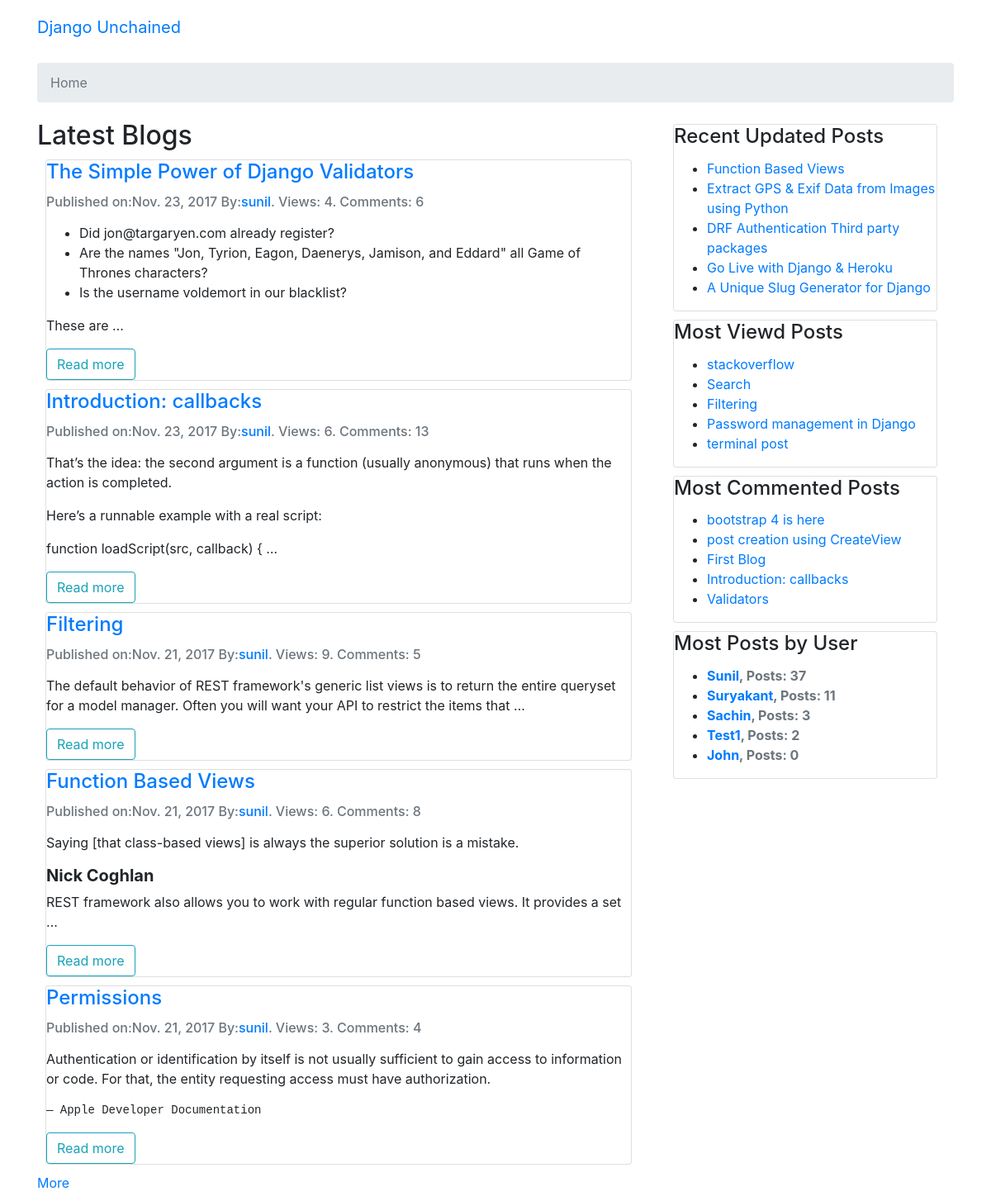
Screenshot of /?page=2 with the database file from the repository.
### posts/models.py (models this page shows, shortened)
class Post(models.Model):
	user 			= models.ForeignKey(settings.AUTH_USER_MODEL, related_name = 'posts', default=1)
	title 			= models.CharField(max_length=120)
	slug 			= models.SlugField(unique=True)
	image 			= models.ImageField(upload_to='media/',
		null = True,
		blank=True,
		width_field="width_field",
		height_field="height_field"
		)
	height_field 	= models.IntegerField(default=0)
	width_field 	= models.IntegerField(default=0)
	content 		= models.TextField()
	draft 			= models.BooleanField(default = False)
	approved 		= models.BooleanField(default = False)
	publish 		= models.DateField(auto_now=False, auto_now_add=False, blank=True, null=True)
	read_time 		= models.IntegerField(default = 0)
	views 			= models.PositiveIntegerField(default=0)
	updated 		= models.DateTimeField(auto_now=True, auto_now_add=False)
	timestamp 		= models.DateTimeField(auto_now=False, auto_now_add=True)
	objects = PostManager()
	class Meta:
		verbose_name_plural = "01 Posts"
		ordering = ['-timestamp',]
	def get_content_as_markdown(self):
		return mark_safe(markdown(self.content, safe_mode='escape'))
	def get_absolute_url(self):
		return reverse_lazy('posts:details', args=[str(self.id)])

### posts/views.py (the view)
# urls.py: url(r'^$', post_views.HomeView.as_view(), name='home'),
class HomeView(ListView):
	model = Post
	template_name = 'home.html'
	context_object_name = 'posts'
	paginate_by = 5
	def get_queryset(self):
		queryset = Post.objects.published()
		return queryset

### posts/managers.py (called while the page is built)
	def published(self):
		return self.filter(
			Q(draft = False),
			Q(approved = True)
			)

	def get_queryset(self):
		return PostQuerySet(self.model, using = self._db)

	def published(self):
		return	self.get_queryset().published()

### posts/templatetags/post_extras.py (called while the page is built)
@register.inclusion_tag('posts/includes/custom_tags_posts_list.html')
def latest_updated_posts():
	posts_list = Post.objects.published().order_by('-updated')[:5]
	return {'posts_list': posts_list}

@register.inclusion_tag('posts/includes/custom_tags_posts_list.html')
def most_viewd_posts():
	posts_list = Post.objects.published().order_by('-views')[:5]
	return {'posts_list': posts_list}

@register.inclusion_tag('posts/includes/custom_tags_posts_list.html')
def most_commented_posts():
	posts_objects = Post.objects.annotate(num_comments=Count('comments'))
	posts_list = posts_objects.order_by('-num_comments')[:5]
	return {'posts_list':posts_list}

@register.inclusion_tag('posts/includes/posts_count_by_user_list.html')
def most_posts_by_user():
	posts_objects = User.objects.annotate(num_posts=Count('posts'))
	user_list = posts_objects.order_by('-num_posts')[:5]
	return {'user_list':user_list}

### templates/home.html (shortened to what this page needs)
{% extends 'base.html' %}
{% block breadcrumb %}
	<li class="breadcrumb-item active">Home</li>
{% endblock %}
{% block content %}
<div class="row">
	<div class="container col-sm-8">
		<h2>Latest Blogs</h2>
		<div class="infinite-container">
		{% for post in posts %}
			<div class="infinite-item">
			<div class="card ">
			  <div class="card-block">
			     <h4 class="card-title"><a href="{% url 'posts:details' post.id %}">{{ post.title }} </a></h4>
			    <h6 class="card-subtitle mb-2 text-muted mt-auto">Published on:{{ post.publish }} By:<a href="{% url 'posts:list' %}?q={{ post.user }}">{{ post.user}}</a>. Views: {{ post.views }}. Comments: {{ post.comments.count }} </h6>
			    <p class="card-text">
			    {{ post.get_content_as_markdown|truncatewords:30 }}</p>
			    <a href="{{ post.get_absolute_url }}" class="card-link btn btn-outline-info" role="button">Read more</a>
			  </div>
			</div>
			</div>
		{% endfor %}
		</div>
  		{% if page_obj.has_next %}
    		<a class="infinite-more-link" href="?page={{ page_obj.next_page_number }}">More</a>
  		{% endif %}
	</div>
	<div class="col-sm-4">
		{% include 'includes/sidebar.html' %}
	</div>
</div>
{% endblock %}

### posts/templates/posts/includes/custom_tags_posts_list.html
<ul>
{% for post in posts_list %}
	<li><a href="{% url 'posts:details' post.id %}">{{ post.title }}</a></li>
{% endfor %}
</ul>

### posts/templates/posts/includes/posts_count_by_user_list.html
<ul>
{% for user in user_list %}
	<li><strong class="text-muted"><a href="{% url 'posts:list' %}?q={{ user }}">{{ user.username|title }}</a>, Posts: {{ user.posts.count }}</strong></li>
{% endfor %}
</ul>

### static/css/app.css (style rules this page uses)
.card { margin: 10px; }
.container { margin-top : 05px; margin-bottom: 05px; }

### rows the page displays
Post: title "The Simple Power of Django Validators", publish "Nov. 23, 2017", user "sunil", views "4", comments.count "6", get_content_as_markdown "Did jon@targaryen.com already register? Are the names \"Jon, Tyrion, Eagon, Daenerys, Jamison, and Eddard\" all Game of Thrones characters? Is the username voldemort in our blacklist? These are …"
Post: title "Introduction: callbacks", publish "Nov. 23, 2017", user "sunil", views "6", comments.count "13", get_content_as_markdown "That’s the idea: the second argument is a function (usually anonymous) that runs when the action is completed. Here’s a runnable example with a real script: function loadScript(src, callback) { …"
Post: title "Filtering", publish "Nov. 21, 2017", user "sunil", views "9", comments.count "5", get_content_as_markdown "The default behavior of REST framework's generic list views is to return the entire queryset for a model manager. Often you will want your API to restrict the items that …"
Post: title "Function Based Views", publish "Nov. 21, 2017", user "sunil", views "6", comments.count "8", get_content_as_markdown "Saying [that class-based views] is always the superior solution is a mistake. Nick Coghlan REST framework also allows you to work with regular function based views. It provides a set …"
Post: title "Permissions", publish "Nov. 21, 2017", user "sunil", views "3", comments.count "4", get_content_as_markdown "Authentication or identification by itself is not usually sufficient to gain access to information or code. For that, the entity requesting access must have authorization. — Apple Developer Documentation"
Post: title "Extract GPS & Exif Data from Images using Python"
Post: title "DRF Authentication Third party packages"
Post: title "Go Live with Django & Heroku"
Post: title "A Unique Slug Generator for Django"
Post: title "stackoverflow"
Post: title "Search"
Post: title "Password management in Django"
Post: title "terminal post"
Post: title "bootstrap 4 is here"
Post: title "post creation using CreateView"
Post: title "First Blog"
Post: title "Validators"

### other values shown
{{ user.username|title }} "Sunil"
{{ user.posts.count }} "37"
{{ user.username|title }} "Suryakant"
{{ user.posts.count }} "11"
{{ user.username|title }} "Sachin"
{{ user.posts.count }} "3"
{{ user.username|title }} "Test1"
{{ user.posts.count }} "2"
{{ user.username|title }} "John"
{{ user.posts.count }} "0"
